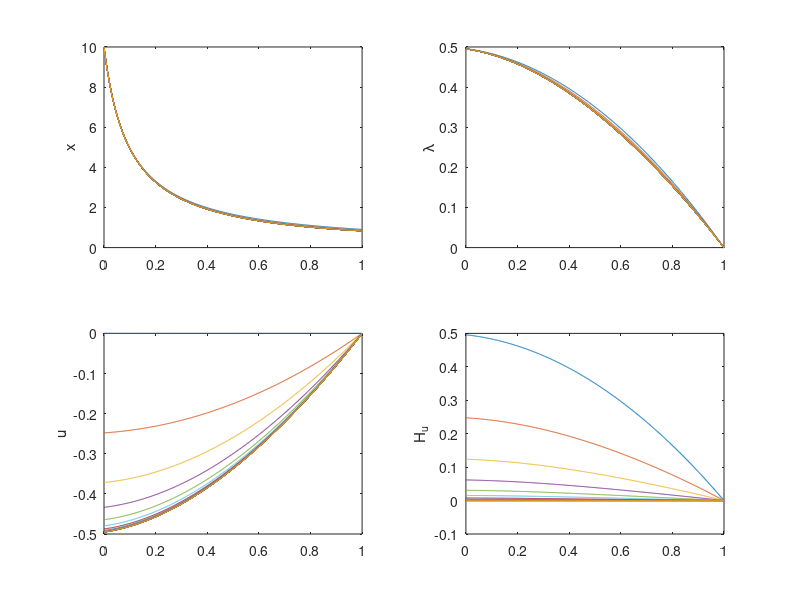
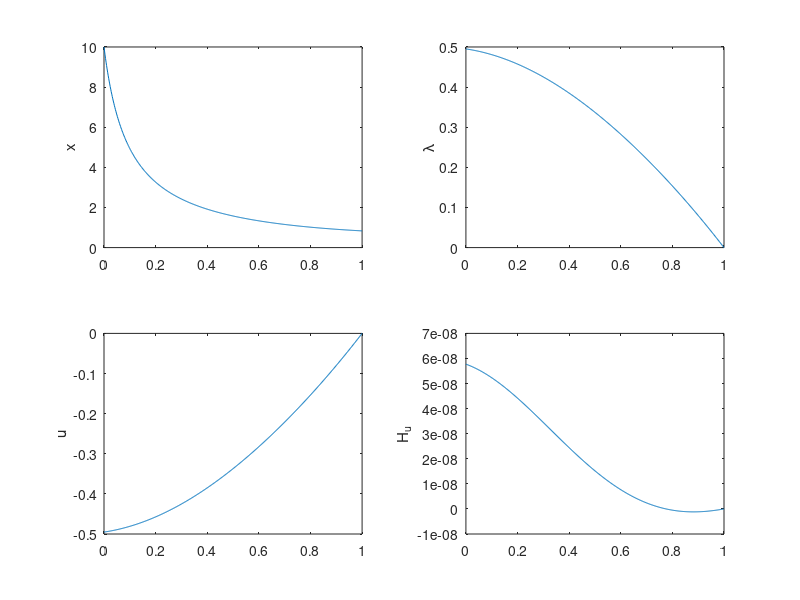

MATLAB code for these plots, in order:
clear all;
close all;

% discretize
N=501;
t=linspace(0,1,N);
dt=t(2)-t(1);

% initial guess
u=0*ones(N,1);
alpha=0.5;
eps=1e-6;
H_u=1;

while norm(H_u) > eps
    x=zeros(N,1);
    lambda=zeros(N,1);
    
    % forward integration for x
    x(1)=10;
    for k=1:N-1
        f=-x(k)^2+u(k);
        x(k+1)=x(k)+f*dt;
    end
    
    % backward integ. for lambda
    lambda(N)=0;
    for k=N:-1:2
        H_x=x(k)-2*lambda(k)*x(k);
        lambda_dot=-H_x';
        lambda(k-1)=lambda(k)-lambda_dot*dt;
    end
    
    % update u
    H_u=zeros(N,1);
    for k=1:N
        H_u(k)=u(k)+lambda(k);
    end
    u_new=u-alpha*H_u;
    
    subplot(2,2,1);
    plot(t,x);hold on;
    ylabel('x');
    subplot(2,2,2);
    plot(t,lambda);hold on;
    ylabel('\lambda');
    subplot(2,2,3);
    plot(t,u);hold on;
    ylabel('u');
    subplot(2,2,4);
    plot(t,H_u);hold on;
    ylabel('H_u');
    
    drawnow;
    u=u_new;
    pause;
end


figure;
subplot(2,2,1);
plot(t,x);hold on;
ylabel('x');
subplot(2,2,2);
plot(t,lambda);hold on;
ylabel('\lambda');
subplot(2,2,3);
plot(t,u);hold on;
ylabel('u');
subplot(2,2,4);
plot(t,H_u);hold on;
ylabel('H_u');
